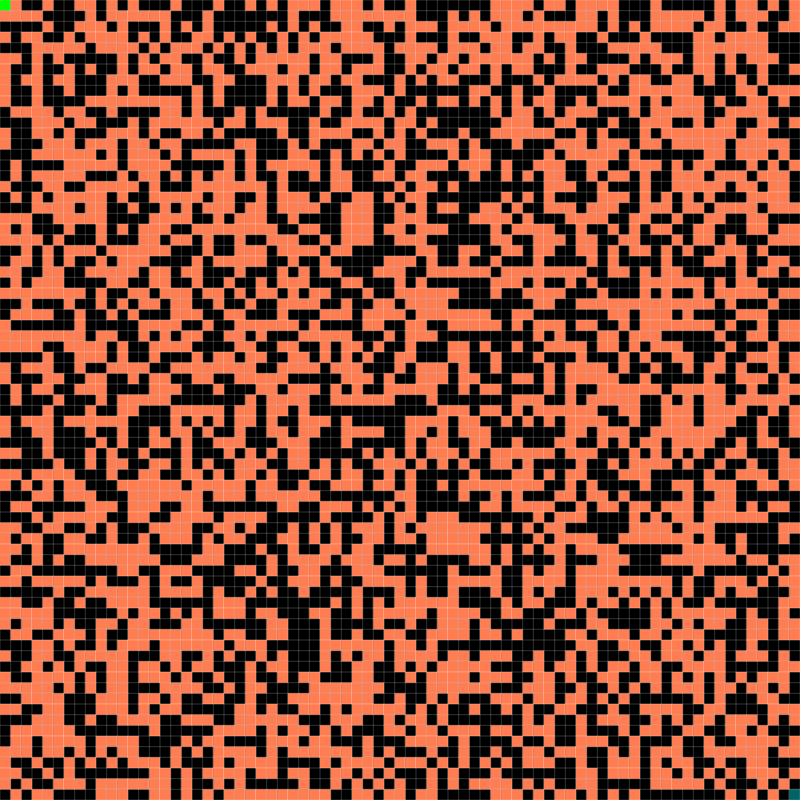
Frame 1 (no input)
Frame 60 (no input): identical to frame 1, image omitted
Frame 120 (the mouse pressed at the canvas centre since frame 60): identical to frame 1, image omitted

The p5.js sketch that drew this single still picture (run headless with seeded random() and noise() and a simulated clock; from frame 60 on, the mouse is pressed at the canvas centre):

// p5.js sketch
// ── sketch.js
let grid;
let A_Star;

let rows = 75;
let cols = 75;
const wallRate = 0.5;
let neighbors;

function setup() {
    createCanvas(800, 800);

    // Create Grid System
    grid = new Grid(rows, cols);


    // Set Source and Target
    const source = createVector(0, 0);
    const target = createVector(cols-1, rows-1);
    
    // Create Blocks Array
    const blocks = [];
    for (let i = 0; i < cols; i++) {
        blocks.push(new Array(rows));

        // Create Each Row Bloack
        for (let j = 0; j < rows; j++) {
            blocks[i][j] = new Block(createVector(i, j), null);


            // Randomly Spawn a Wall
            if (random() < wallRate) {
                blocks[i][j].setWall(true);
            }
        }
    }

    // Create A* Algorithm Class
    A_Star = new A_Algorithm(source, target, blocks);
}

function draw() {
    background(0);

    stroke(255, 255, 255, 50);
    grid.drawGrid();
    grid.drawBlocks(A_Star.getBlockArray());

    // Run the Algorithm
    if (!A_Star.isDone)
        A_Star.run();
}



// ── A_Algorithm.js
class A_Algorithm {

    /**
     * Construct the A* Algorithm
     * @param {*} src The Source Vector Position
     * @param {*} target The Target Vector Position
     * @param {Block[][]} blocksArray 2D Array of Block Objects
     */
    constructor(src, target, blocksArray) {
        // Set Properties
        this.src = src;
        this.target = target;
        this.blocksArray = blocksArray;
        this.neighbors;

        // List of Open Sets
        this.openSet = [];

        // Set Source & Its Properties
        this.blocksArray[this.src.x][this.src.y].setType("source");
        this.blocksArray[this.src.x][this.src.y].isWall = false;
        this.blocksArray[this.src.x][this.src.y].g = 0;
        this.blocksArray[this.src.x][this.src.y].f = this.calculateDistance(this.src, this.target, 'euclidean');

        // Set Target & Its Properties
        this.targetBlock = this.blocksArray[this.target.x][this.target.y].setType("target");
        this.targetBlock.isWall = false;

        // Algorithm State
        this.isDone = false;
    }

    /**
     * Runs Algorithm on Blocks Object Array
     */
    run() {
        // Check if Target Reached
        if (this.isDone) return;
        
        // Keep Track of Best Neighbor Score
        let bestNeighbor = null;
        
        // Get Neighbors
        // Calculate Distance to Target for Each Neighbor Block
        this.neighbors = this.getValidNeighbors(this.src, this.blocksArray);

        
        // Make sure there are Neighbors Left
        if (!this.neighbors.length) {
            // Last Resort to Open Set
            if (!this.openSet.length) {
                console.log("No More Neighbors");
                this.isDone = true;
            }
            
            // Get a Source from Open Set
            else {
                this.setNewSource(this.openSet.pop().position);
            }

            return;
        }


        // Set Neighbor Data
        for (const neighbor of this.neighbors) {
            const block = this.blocksArray[neighbor.x][neighbor.y];

            // Add Block to Open Set
            this.openSet.push(block);
            
            // Set Type of Unused Block
            block.setType("open");

            // Set Neighbor Node's Score for Distance to Target
            block.g = this.calculateDistance(neighbor, this.target, 'euclidean');


            // Select Best Neighbor from Score
            if (!bestNeighbor || block.g < bestNeighbor.g) {
                bestNeighbor = block;
            }
        }

        // Head off to next best neighbor
        this.setNewSource(bestNeighbor.position);

        // Check if Target Reached
        if (bestNeighbor == this.targetBlock) {
            console.log("Done!");
            this.isDone = true;
        }
    }


    /**
     * Checks and Returns Valid (Not Visited or Open) Block Neighbors
     * @param {*} block The Block Position Vector
     * @param {Block[][]} arr The Array of Blocks
     * @returns Array of Vectors indicating Positions of Neighbors
     */
    getValidNeighbors(block, arr) {
        const neighbors = [];
        
        // Get Above Neighbor
        if ((block.y - 1) >= 0) {        // Check if there is a Row above
            if (this.validBlock(arr[block.x][block.y - 1])) {
                neighbors.push(createVector(block.x, block.y - 1));
            }
        }

        // Check Right Neighbor
        if ((block.x + 1) < arr.length) {
            if (this.validBlock(arr[block.x + 1][block.y])) {
                neighbors.push(createVector(block.x + 1, block.y));
            }
        }

        // Check Left Neighbor
        if ((block.x - 1) >= 0) {
            if (this.validBlock(arr[block.x - 1][block.y])) {
                neighbors.push(createVector(block.x - 1, block.y));
            }
        }

        // Check Bottom Neighbor
        if ((block.y + 1) < arr[arr.length-1].length) {
            if (this.validBlock(arr[block.x][block.y + 1])) {
                neighbors.push(createVector(block.x, block.y + 1));
            }
        }


        // Check Corners

        // Check Bottom-Right Corner
        if ((block.x + 1) < arr.length && (block.y + 1) < arr[arr.length - 1].length) {
            if (this.validBlock(arr[block.x + 1][block.y + 1])) {
                neighbors.push(createVector(block.x + 1, block.y + 1));
            }
        }

        // Check Top-Left Corner
        if ((block.x - 1) >= 0 && (block.y - 1) >= 0) {
            if (this.validBlock(arr[block.x - 1][block.y - 1])) {
                neighbors.push(createVector(block.x - 1, block.y - 1));
            }
        }

        // Check Top-Right Corner
        if ((block.x + 1) < arr.length && (block.y - 1) >= 0) {
            if (this.validBlock(arr[block.x + 1][block.y - 1])) {
                neighbors.push(createVector(block.x + 1, block.y - 1));
            }
        }

        // Check Bottom-Left Corner
        if ((block.x - 1) >= 0 && (block.y + 1) < arr[arr.length - 1].length) {
            if (this.validBlock(arr[block.x - 1][block.y + 1])) {
                neighbors.push(createVector(block.x - 1, block.y + 1));
            }
        }

        // Return Neighbors
        return neighbors;
    }

    /**
     * Checks if Block is Valid
     * @param {Block} block Block to test if valid
     * @returns State of Validity of Block
     */
    validBlock(block) {
        // Returns Validity of Block
        if (block.type == 'closed' || block.isWall) return false;

        return true;
    }

    /**
     * @returns Block Object Array
     */
    getBlockArray() {
        return this.blocksArray;
    }

    /**
     * Calculates the Distance Score of Node to Target
     * @param {*} node Vector Position of Node
     * @param {*} target Vector Position of Target from Node
     * @param {string} heuristic The Heuristic Type ('manhattan', 'diagonal', 'euclidean')
     * 
     * @returns Distance Score
     */
    calculateDistance(node, target, heuristic) {
        // Create Variable
        let h = null;
        
        // LowerCase Heuristics String
        heuristic = heuristic.toLocaleLowerCase();


        if (heuristic == 'manhattan') {
            h = Math.abs(node.x - target.x) + Math.abs(node.y - target.y);
        }

        else if (heuristic == 'diagonal') {
            h = Math.max( abs(node.x - target.x), abs(node.y - target.y) );
        }

        else if (heuristic == 'euclidean') {
            h = Math.sqrt( Math.pow((node.x - target.x), 2) + Math.pow((node.y - target.y), 2) );
        }

        else {
            // Some Error Occurred
            console.error("Heuristic Not Found!");
        }

        return h;
    }

    /**
     * Sets new Source Block
     * @param {*} pos Vector Position of Source
     */
    setNewSource(pos) {
        // Remove Previous Source
        this.blocksArray[this.src.x][this.src.y].setType('closed');

        // Remove from OpenSet
        // for (let i = 0; i < this.openSet.length; i++) {
        //     if (this.openSet[i] === this.blocksArray[this.src.x][this.src.y]) {
        //         this.openSet.splice(i, 1);
        //         break;
        //     }
        // }

        // Remove from Open Set
        // Backwards since it's more likely to be newer...
        for (let i = this.openSet.length-1; i >= 0; i--) {
            if (this.openSet[i] === this.blocksArray[this.src.x][this.src.y]) {
                this.openSet.splice(i, 1);
                break;
            }
        }

        // Create New Source
        this.src = pos;
        this.blocksArray[pos.x][pos.y].setType('source');
        this.blocksArray[pos.x][pos.y].use++;
    }
}
// ── Block.js
class Block {
    /**
     * Constructs the Block
     * @param {*} pos Position Vector of Block
     * @param {string} type Type of Block (Null: None | Target | Source | Open | Closed)
     */
    constructor(pos, type) {
        // Block Properties
        this.position = pos;
        this.type = type;           // Null: None | Target | Source | Open | Closed
        this.isWall = false;        // Wall or Not

        // Set Scores
        this.g = 1;                 // G Score default is '1' | Cost of this node
        this.f = null;              // F Score is from Node to Goal
    }

    /**
     * Sets State of Block Wall
     * @param {boolean} state State of Wall Type
     */
    setWall(state) {
        this.isWall = state;
    }

    /**
     * Sets the Block's Type
     * @param {string} type Type of Block (Null: None | Target | Source | Open | Closed)
     */
    setType(type) {
        this.type = type ? type.toLocaleLowerCase() : null;

        // Returns Current Object
        return this;
    }

    /**
     * Sets the New Position of Bloack
     * @param {*} pos New Vector Position
     */
    setPosition(pos) {
        this.position = pos.copy();
    }
}
// ── Grid.js
class Grid {
    /**
     * Constructs the Grid System
     * 
     * @param {number} rows The Rows of the Grid
     * @param {number} cols The Columns of the Grid
     */
    constructor(rows, cols) {
        // Assign  Block Colors
        this.openColor = color(80);                 // Default is Gray
        this.closedColor = color(200, 0, 0);        // Default is Red-ish
        this.sourceColor = color(0, 255, 0);        // Default is Green
        this.targetColor = color(0, 100, 100);      // Default is Teal
        this.wallColor = color(255, 125, 80);       // Default is Orange-ish
        
        // Assign Rows and Columns
        this.rows = rows;
        this.cols = cols;

        // Calculate the Size of Rectangle
        this.rectSizeHeight = width/this.rows;
        this.rectSizeWidth = height/this.cols;
    }

    /**
     * Draws the Grid onto the Canvas
     */
    drawGrid() {
        // Draw the Rows
        for (let r = 0; r < height; r+= this.rectSizeWidth) {
            line(r, 0, r, height);
        }

        // Draw the Columns
        for (let c = 0; c < width; c += this.rectSizeHeight) {
            line(0, c, width, c);
        }
    }

    /**
     * Draws the Blocks onto Grid
     * @param {Block[][]} blocks Block Object Array
     */
    drawBlocks(blocks) {
        // Validate Blocks Array
        if (blocks.length != this.cols && blocks[0].length != this.rows) {
            console.error("Invalid Block Array Size! Array must fit the Columns and Rows of Grid");
            return;
        }

        
        // Loop through each Grid Block and draw it's type
        for (let col = 0; col < blocks.length; col++) {
            // Loop through each Block in row
            for (let row = 0; row < blocks[col].length; row++) {
                const block = blocks[col][row];

                // Only Check Used Blocks
                if (block.type !== undefined) {

                    // Closed Blocks
                    if (block.type == 'closed') {
                        fill(this.closedColor);
                        rect((col) * (height / this.cols), (row) * (width / this.rows), this.rectSizeWidth, this.rectSizeHeight);
                    }

                    // Wall Colors
                    else if (block.isWall) {
                        fill(this.wallColor);
                        rect((col) * (height / this.cols), (row) * (width / this.rows), this.rectSizeWidth, this.rectSizeHeight);
                    }

                    // Open BLocks
                    else if (block.type == 'open') {
                        fill(this.openColor);
                        rect((col) * (height / this.cols), (row) * (width / this.rows), this.rectSizeWidth, this.rectSizeHeight);
                    }

                    // Source BLocks
                    else if (block.type == 'source') {
                        fill(this.sourceColor);
                        rect((col) * (height / this.cols), (row) * (width / this.rows), this.rectSizeWidth, this.rectSizeHeight);
                    }

                    // Target BLocks
                    else if (block.type == 'target') {
                        fill(this.targetColor);
                        rect((col) * (height / this.cols), (row) * (width / this.rows), this.rectSizeWidth, this.rectSizeHeight);
                    }
                    
                }
            }
        }
    }

    /**
     * Sets the Colors of Blocks
     * 
     * @param {color} openColor 
     * @param {color} closedColor 
     * @param {color} sourceColor 
     * @param {color} targetColor 
     */
    setBlockColors(openColor, closedColor, sourceColor, targetColor, wallColor) {
        if (openColor != null) {
            this.openColor = openColor;
        }

        if (closedColor != null) {
            this.closedColor = closedColor;
        }

        if (sourceColor != null) {
            this.sourceColor = sourceColor;
        }

        if (targetColor != null) {
            this.targetColor = targetColor;
        }

        if (wallColor != null) {
            this.wallColor = wallColor;
        }
    }
}
